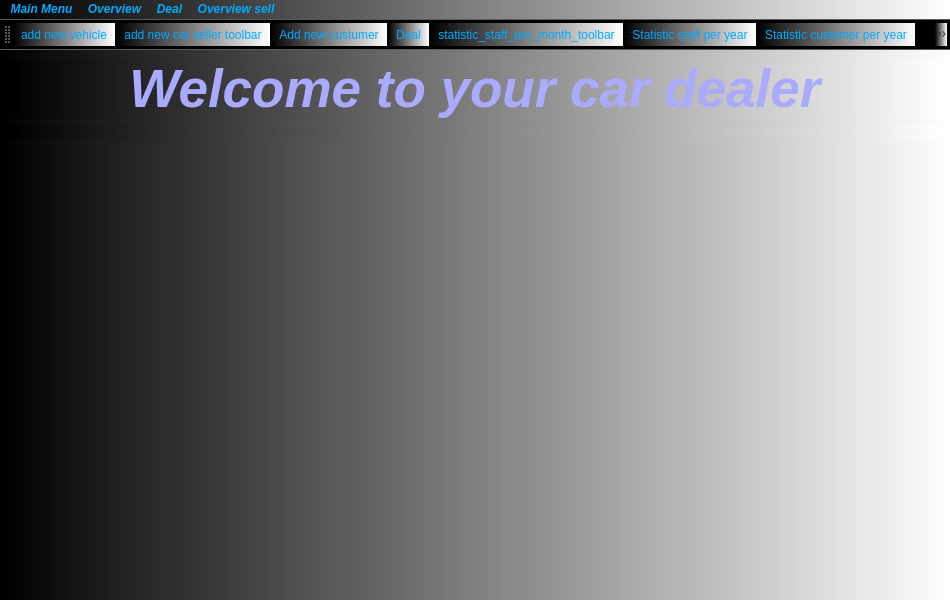
<?xml version="1.0" encoding="UTF-8"?>
<ui version="4.0">
 <class>MainWindow</class>
 <widget class="QMainWindow" name="MainWindow">
  <property name="geometry">
   <rect>
    <x>0</x>
    <y>0</y>
    <width>950</width>
    <height>600</height>
   </rect>
  </property>
  <property name="font">
   <font>
    <pointsize>12</pointsize>
    <italic>true</italic>
    <bold>true</bold>
   </font>
  </property>
  <property name="windowTitle">
   <string>Car Dealer Main menu</string>
  </property>
  <property name="toolTip">
   <string>Car Dealer Main menu</string>
  </property>
  <property name="styleSheet">
   <string notr="true">background-color: qlineargradient(spread:pad, x1:0, y1:0, x2:1, y2:0, stop:0 rgba(0, 0, 0, 255), stop:1 rgba(255, 255, 255, 255));
color: rgb(0, 170, 255);</string>
  </property>
  <widget class="QWidget" name="centralwidget">
   <layout class="QGridLayout" name="gridLayout_2">
    <item row="0" column="0">
     <layout class="QGridLayout" name="gridLayout">
      <item row="3" column="0">
       <spacer name="verticalSpacer">
        <property name="orientation">
         <enum>Qt::Vertical</enum>
        </property>
        <property name="sizeHint" stdset="0">
         <size>
          <width>20</width>
          <height>40</height>
         </size>
        </property>
       </spacer>
      </item>
      <item row="2" column="0">
       <widget class="QLabel" name="label_PictureMainWindow">
        <property name="text">
         <string/>
        </property>
        <property name="alignment">
         <set>Qt::AlignCenter</set>
        </property>
       </widget>
      </item>
      <item row="1" column="0">
       <widget class="QLabel" name="label">
        <property name="font">
         <font>
          <pointsize>40</pointsize>
          <italic>true</italic>
          <bold>true</bold>
         </font>
        </property>
        <property name="styleSheet">
         <string notr="true">color: rgb(170, 170, 255);</string>
        </property>
        <property name="text">
         <string>Welcome to your car dealer</string>
        </property>
        <property name="alignment">
         <set>Qt::AlignCenter</set>
        </property>
       </widget>
      </item>
     </layout>
    </item>
   </layout>
  </widget>
  <widget class="QMenuBar" name="menubar">
   <property name="geometry">
    <rect>
     <x>0</x>
     <y>0</y>
     <width>950</width>
     <height>26</height>
    </rect>
   </property>
   <property name="font">
    <font>
     <pointsize>9</pointsize>
     <italic>true</italic>
     <bold>true</bold>
    </font>
   </property>
   <widget class="QMenu" name="menuMain_Menu">
    <property name="font">
     <font>
      <pointsize>9</pointsize>
     </font>
    </property>
    <property name="title">
     <string>Main Menu</string>
    </property>
    <addaction name="actionAdd_new_vehicleMenu"/>
    <addaction name="actionAdd_new_car_seller"/>
    <addaction name="actionAdd_new_custumer_menu"/>
   </widget>
   <widget class="QMenu" name="menuOverview">
    <property name="font">
     <font>
      <pointsize>9</pointsize>
      <italic>false</italic>
      <bold>false</bold>
     </font>
    </property>
    <property name="title">
     <string>Overview</string>
    </property>
    <addaction name="actionShow_existing_vehiclesMenu"/>
    <addaction name="actionShow_existing_sellersMenu"/>
    <addaction name="actionShow_existing_custumers_menu"/>
   </widget>
   <widget class="QMenu" name="menuDeal">
    <property name="title">
     <string>Deal</string>
    </property>
    <addaction name="actionDo_business_menu"/>
   </widget>
   <widget class="QMenu" name="menuStatistic_staff_per_month">
    <property name="title">
     <string>Overview sell</string>
    </property>
    <addaction name="actionStatistic_staff_per_month_menu"/>
    <addaction name="actionStatistic_staff_per_year"/>
    <addaction name="actionStatistic_customer_per_year"/>
    <addaction name="actionMonthly_overview"/>
    <addaction name="actionAnnual_overview"/>
   </widget>
   <addaction name="menuMain_Menu"/>
   <addaction name="menuOverview"/>
   <addaction name="menuDeal"/>
   <addaction name="menuStatistic_staff_per_month"/>
  </widget>
  <widget class="QToolBar" name="toolBar">
   <property name="font">
    <font>
     <pointsize>10</pointsize>
     <italic>true</italic>
     <bold>true</bold>
    </font>
   </property>
   <property name="windowTitle">
    <string>toolBar</string>
   </property>
   <attribute name="toolBarArea">
    <enum>TopToolBarArea</enum>
   </attribute>
   <attribute name="toolBarBreak">
    <bool>false</bool>
   </attribute>
   <addaction name="actionadd_new_vehicleMenu_toolbar"/>
   <addaction name="actionadd_new_car_seller_toolbar"/>
   <addaction name="actionAdd_new_custumer_toolbar"/>
   <addaction name="actionDeal_toolbar"/>
   <addaction name="actionstatistic_staff_per_month_toolbar"/>
   <addaction name="actionStatistic_staff_per_year_toolbar"/>
   <addaction name="actionStatistic_customer_per_year_toolbar"/>
   <addaction name="actionMonthly_overview_toolbar"/>
   <addaction name="actionAnnual_overview_toolbar"/>
  </widget>
  <action name="actionAdd_new_vehicleMenu">
   <property name="icon">
    <iconset>
     <normaloff>../../../Desktop/course material/My icons/label.png</normaloff>../../../Desktop/course material/My icons/label.png</iconset>
   </property>
   <property name="text">
    <string>Add new vehicle</string>
   </property>
   <property name="font">
    <font>
     <pointsize>9</pointsize>
     <italic>true</italic>
     <bold>true</bold>
    </font>
   </property>
   <property name="shortcut">
    <string>Ctrl+A</string>
   </property>
  </action>
  <action name="actionadd_new_vehicleMenu_toolbar">
   <property name="icon">
    <iconset>
     <normaloff>../icons/label.png</normaloff>../icons/label.png</iconset>
   </property>
   <property name="text">
    <string>add new vehicle</string>
   </property>
   <property name="shortcut">
    <string>Ctrl+A</string>
   </property>
  </action>
  <action name="actionShow_existing_vehiclesMenu">
   <property name="text">
    <string>Show existing vehicles</string>
   </property>
   <property name="font">
    <font>
     <pointsize>9</pointsize>
     <italic>true</italic>
     <bold>true</bold>
    </font>
   </property>
   <property name="shortcut">
    <string>Ctrl+T</string>
   </property>
  </action>
  <action name="actionAdd_new_car_seller">
   <property name="icon">
    <iconset>
     <normaloff>../../../Desktop/course material/My icons/new-arrival.png</normaloff>../../../Desktop/course material/My icons/new-arrival.png</iconset>
   </property>
   <property name="text">
    <string>Add new car seller</string>
   </property>
   <property name="font">
    <font>
     <italic>true</italic>
     <bold>true</bold>
    </font>
   </property>
   <property name="shortcut">
    <string>Ctrl+B</string>
   </property>
  </action>
  <action name="actionadd_new_car_seller_toolbar">
   <property name="icon">
    <iconset>
     <normaloff>../icons/new-arrival.png</normaloff>../icons/new-arrival.png</iconset>
   </property>
   <property name="text">
    <string>add new car seller toolbar</string>
   </property>
   <property name="toolTip">
    <string>add new car seller toolbar</string>
   </property>
   <property name="shortcut">
    <string>Ctrl+B</string>
   </property>
  </action>
  <action name="actionShow_existing_sellersMenu">
   <property name="text">
    <string>Show existing sellers</string>
   </property>
   <property name="font">
    <font>
     <italic>true</italic>
     <bold>true</bold>
    </font>
   </property>
  </action>
  <action name="actionAdd_new_custumer_menu">
   <property name="icon">
    <iconset>
     <normaloff>../../../Desktop/course material/My icons/team-member.png</normaloff>../../../Desktop/course material/My icons/team-member.png</iconset>
   </property>
   <property name="text">
    <string>Add new custumer</string>
   </property>
   <property name="font">
    <font>
     <italic>true</italic>
     <bold>true</bold>
    </font>
   </property>
   <property name="shortcut">
    <string>Shift+N</string>
   </property>
  </action>
  <action name="actionAdd_new_custumer_toolbar">
   <property name="icon">
    <iconset>
     <normaloff>../../../Desktop/course material/My icons/team-member.png</normaloff>../../../Desktop/course material/My icons/team-member.png</iconset>
   </property>
   <property name="text">
    <string>Add new custumer</string>
   </property>
   <property name="toolTip">
    <string>Add new custumer</string>
   </property>
   <property name="shortcut">
    <string>Shift+N</string>
   </property>
  </action>
  <action name="actionShow_existing_custumers_menu">
   <property name="text">
    <string>Show existing custumers</string>
   </property>
   <property name="font">
    <font>
     <italic>true</italic>
     <bold>true</bold>
    </font>
   </property>
  </action>
  <action name="actionDo_business_menu">
   <property name="icon">
    <iconset>
     <normaloff>../../../Desktop/course material/My icons/deal.png</normaloff>../../../Desktop/course material/My icons/deal.png</iconset>
   </property>
   <property name="text">
    <string>Do business</string>
   </property>
   <property name="font">
    <font>
     <pointsize>9</pointsize>
     <italic>true</italic>
     <bold>true</bold>
    </font>
   </property>
  </action>
  <action name="actionDeal_toolbar">
   <property name="icon">
    <iconset>
     <normaloff>../../../Desktop/course material/My icons/deal.png</normaloff>../../../Desktop/course material/My icons/deal.png</iconset>
   </property>
   <property name="text">
    <string>Deal</string>
   </property>
   <property name="toolTip">
    <string>Deal</string>
   </property>
  </action>
  <action name="actionStatistic_staff_per_month_menu">
   <property name="icon">
    <iconset>
     <normaloff>../../../Desktop/course material/My icons/confirm.png</normaloff>../../../Desktop/course material/My icons/confirm.png</iconset>
   </property>
   <property name="text">
    <string>Statistic staff per month</string>
   </property>
   <property name="font">
    <font>
     <italic>true</italic>
     <bold>true</bold>
    </font>
   </property>
  </action>
  <action name="actionstatistic_staff_per_month_toolbar">
   <property name="icon">
    <iconset>
     <normaloff>../../../Desktop/course material/My icons/confirm.png</normaloff>../../../Desktop/course material/My icons/confirm.png</iconset>
   </property>
   <property name="text">
    <string>statistic_staff_per_month_toolbar</string>
   </property>
  </action>
  <action name="actionStatistic_staff_per_year">
   <property name="icon">
    <iconset>
     <normaloff>../../../Desktop/course material/My icons/google-docs.png</normaloff>../../../Desktop/course material/My icons/google-docs.png</iconset>
   </property>
   <property name="text">
    <string>Statistic staff per year</string>
   </property>
   <property name="font">
    <font>
     <pointsize>10</pointsize>
     <italic>true</italic>
     <bold>true</bold>
    </font>
   </property>
  </action>
  <action name="actionStatistic_staff_per_year_toolbar">
   <property name="icon">
    <iconset>
     <normaloff>../../../Desktop/course material/My icons/google-docs.png</normaloff>../../../Desktop/course material/My icons/google-docs.png</iconset>
   </property>
   <property name="text">
    <string>Statistic staff per year</string>
   </property>
  </action>
  <action name="actionStatistic_customer_per_year">
   <property name="icon">
    <iconset>
     <normaloff>../../../Desktop/course material/My icons/brand-identity.png</normaloff>../../../Desktop/course material/My icons/brand-identity.png</iconset>
   </property>
   <property name="text">
    <string>Statistic customer per year</string>
   </property>
   <property name="font">
    <font>
     <pointsize>10</pointsize>
     <italic>true</italic>
     <bold>true</bold>
    </font>
   </property>
  </action>
  <action name="actionStatistic_customer_per_year_toolbar">
   <property name="icon">
    <iconset>
     <normaloff>../../../Desktop/course material/My icons/brand-identity.png</normaloff>../../../Desktop/course material/My icons/brand-identity.png</iconset>
   </property>
   <property name="text">
    <string>Statistic customer per year</string>
   </property>
  </action>
  <action name="actionMonthly_overview">
   <property name="icon">
    <iconset>
     <normaloff>../../../Desktop/course material/My icons/product.png</normaloff>../../../Desktop/course material/My icons/product.png</iconset>
   </property>
   <property name="text">
    <string>Monthly overview</string>
   </property>
   <property name="font">
    <font>
     <pointsize>10</pointsize>
     <italic>true</italic>
     <bold>true</bold>
     <underline>false</underline>
    </font>
   </property>
  </action>
  <action name="actionMonthly_overview_toolbar">
   <property name="icon">
    <iconset>
     <normaloff>../../../Desktop/course material/My icons/product.png</normaloff>../../../Desktop/course material/My icons/product.png</iconset>
   </property>
   <property name="text">
    <string>Monthly overview</string>
   </property>
  </action>
  <action name="actionAnnual_overview">
   <property name="icon">
    <iconset>
     <normaloff>../../../Desktop/course material/My icons/money.png</normaloff>../../../Desktop/course material/My icons/money.png</iconset>
   </property>
   <property name="text">
    <string>Annual overview</string>
   </property>
   <property name="font">
    <font>
     <pointsize>10</pointsize>
     <italic>true</italic>
     <bold>true</bold>
    </font>
   </property>
  </action>
  <action name="actionAnnual_overview_toolbar">
   <property name="icon">
    <iconset>
     <normaloff>../../../Desktop/course material/My icons/money.png</normaloff>../../../Desktop/course material/My icons/money.png</iconset>
   </property>
   <property name="text">
    <string>Annual overview</string>
   </property>
  </action>
 </widget>
 <resources/>
 <connections/>
</ui>
